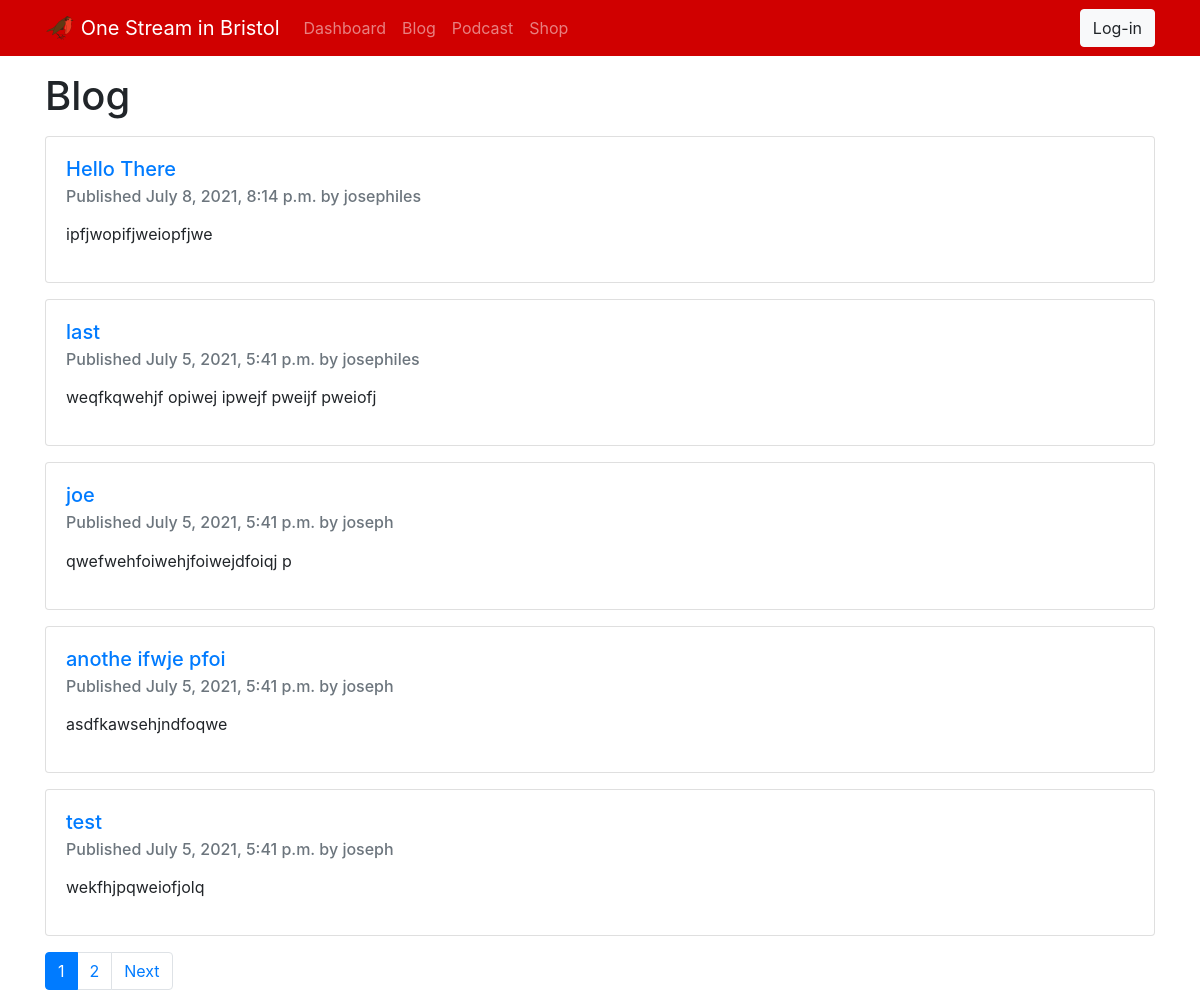
The page /blog/ on the database as committed earlier.
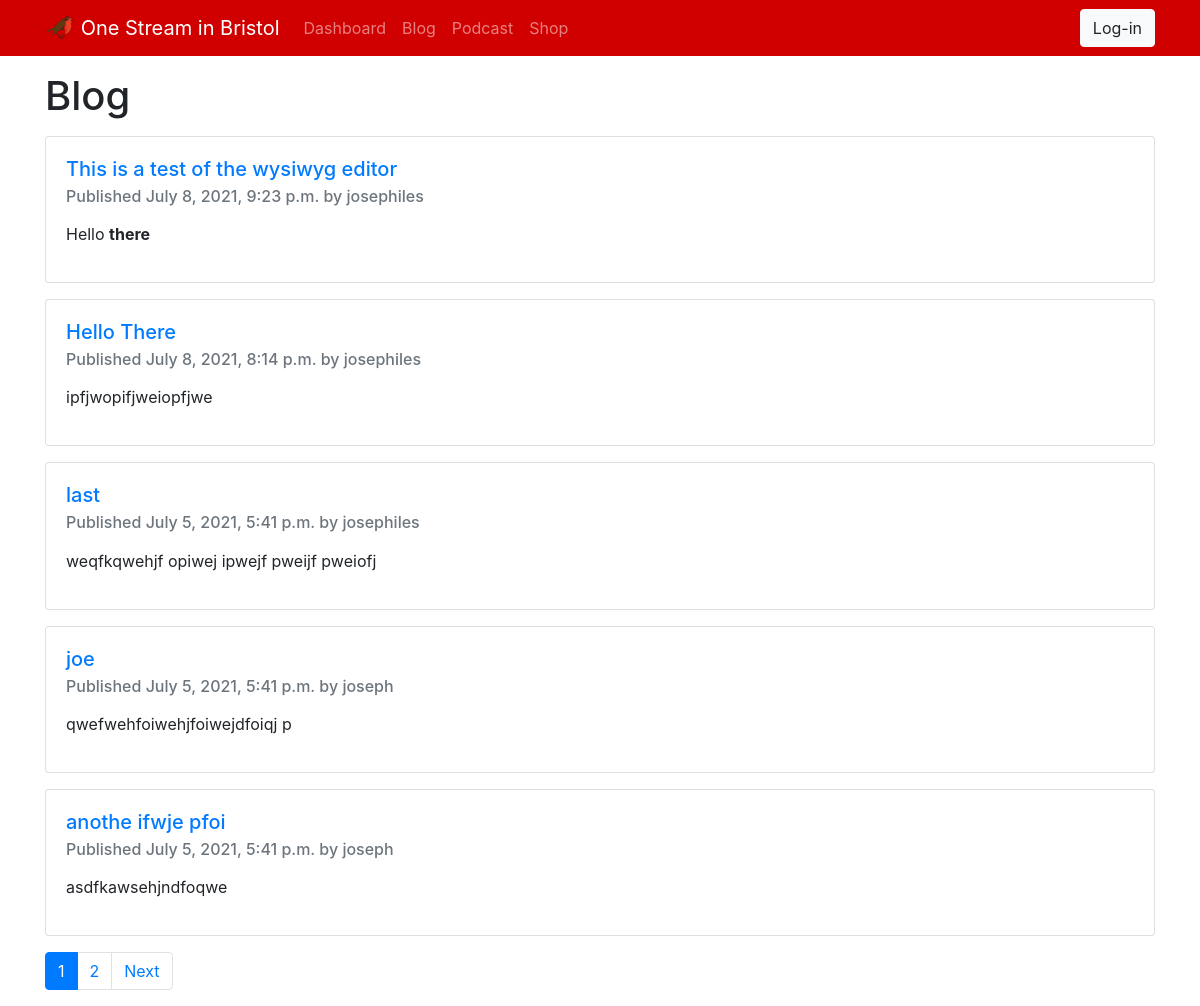
The same page on the database as committed later.
### blog/models.py (models this page shows, shortened)
class Post(models.Model):
    STATUS_CHOICES = (
        ('draft', 'Draft'),
        ('published', 'Published'),
    )
    title = models.CharField(max_length=250)
    slug = models.SlugField(max_length=250,
                            unique_for_date='publish')
    author = models.ForeignKey(User,
                               on_delete=models.CASCADE,
                               related_name='blog_posts')
    body = RichTextField(blank=True, null=True)
    publish = models.DateTimeField(default=timezone.now)
    created = models.DateTimeField(auto_now_add=True)
    updated = models.DateTimeField(auto_now=True)
    status = models.CharField(max_length=10,
                              choices=STATUS_CHOICES,
                              default='draft')
    image = models.ImageField(upload_to='posts/%Y/%m/%d/', blank=True)
    image_caption = models.CharField(max_length=250, blank=True)
    objects = models.Manager()
    published = PublishedManager()
    class Meta:
        ordering = ('-publish',)
        permissions = (('can_publish_articles', 'Publish articles'),)
    def get_absolute_url(self):
        return reverse("blog:post_detail",
                       args=[self.publish.year,
                             self.publish.month,
                             self.publish.day,
                             self.slug])

### blog/views.py (the view)
# urls.py: path("", views.post_list, name="post_list"),
def post_list(request):
    posts = Post.published.all()
    paginator = Paginator(posts, 5)
    page_number = request.GET.get('page')
    page_obj = paginator.get_page(page_number)
    return render(request, 'blog/post/list.html', {'page_obj': page_obj})

### blog/models.py (called while the page is built)
    def get_queryset(self):
        return super().get_queryset().filter(status='published')

### osib/templates/blog/post/list.html (shortened to what this page needs)
{% extends 'base.html' %}
{% block content %}
    <h1>Blog</h1>
    {% for post in page_obj %}
        <div class="card my-3">
            <div class="card-body">
                <h5 class="card-title">
                    <a href="{{ post.get_absolute_url }}">{{ post.title }}</a>
                </h5>
                <h6 class="card-subtitle mb-2 text-muted">
                    Published {{ post.publish }} by {{ post.author }}
                </h6>
                <p class="card-text">
                    {{ post.body|safe|truncatewords:20|linebreaks }}
                </p>
            </div>
        </div>
    {% endfor %}
<nav aria-label="Page navigation example">
  <ul class="pagination">
    {% for page in page_obj.paginator.page_range %}
      <li class="page-item {% if page == page_obj.number %}active{% endif %}">
        <a class="page-link" href="?page={{ page }}">{{ page }}</a>
      </li>
    {% endfor %}
    {% if page_obj.has_next %}
      <li class="page-item"><a class="page-link" href="?page={{ page_obj.next_page_number }}">Next</a></li>
    {% endif %}
  </ul>
</nav>
{% endblock content %}

Rows that differ between the two databases and show on the page:
no longer on this page (row unchanged): Post: title "test", publish "July 5, 2021, 5:41 p.m.", author "joseph", body "wekfhjpqweiofjolq"
added Post: title "This is a test of the wysiwyg editor", publish "July 8, 2021, 9:23 p.m.", author "josephiles", body "Hello there"
